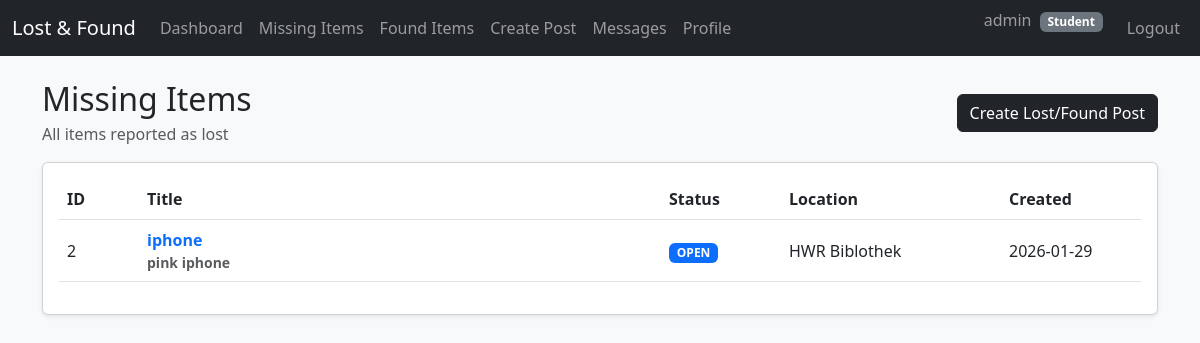
/student/lost (signed in), run on an earlier commit of the app's database.
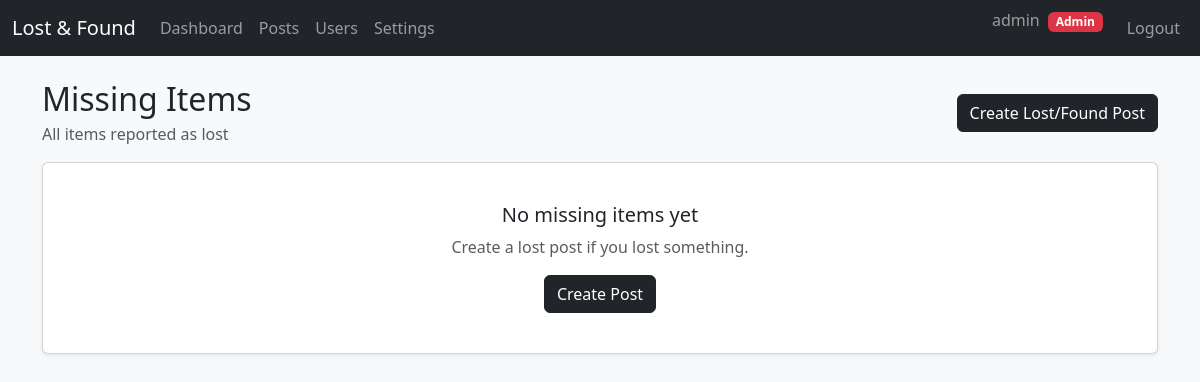
And on a later commit of the database.
### db.py (models this page shows)
class ItemPost(db.Model):
    __tablename__ = "item_posts"
    id = db.Column(db.Integer, primary_key=True)
    post_type = db.Column(db.String(10), nullable=False)
    title = db.Column(db.String(200), nullable=False)
    description = db.Column(db.Text, nullable=False)
    location = db.Column(db.String(200))
    status = db.Column(db.String(20), default="open")
    created_by = db.Column(db.Integer, db.ForeignKey("users.id"), nullable=False)
    created_at = db.Column(db.DateTime, default=datetime.utcnow)
    creator = db.relationship("User", backref="posts")

### app.py (the view)
@app.route("/student/lost")
@login_required
def student_lost():
    posts = ItemPost.query.filter_by(post_type="lost").order_by(ItemPost.created_at.desc()).all()
    return render_template("student/lost.html", posts=posts)

### app.py (called while the page is built)
def login_required(f):
    from functools import wraps
    @wraps(f)
    def wrapper(*args, **kwargs):
        if "user_id" not in session:
            return redirect(url_for("login"))
        return f(*args, **kwargs)
    return wrapper

### templates/student/lost.html (shortened to what this page needs)
{% extends 'base.html' %}
{% block content %}
<div class="d-flex justify-content-between align-items-center mb-3">
  <div>
    <h2 class="mb-1">Missing Items</h2>
    <div class="text-muted">All items reported as lost</div>
  </div>
  <a class="btn btn-dark" href="{{ url_for('student_new_post') }}">Create Lost/Found Post</a>
</div>
<div class="card shadow-sm">
  <div class="card-body">
    {% if posts and posts|length > 0 %}
      <div class="table-responsive">
        <table class="table table-hover align-middle">
          <thead>
            <tr>
              <th style="width: 80px;">ID</th>
              <th>Title</th>
              <th style="width: 120px;">Status</th>
              <th style="width: 220px;">Location</th>
              <th style="width: 140px;">Created</th>
            </tr>
          </thead>
          <tbody>
            {% for post in posts %}
              <tr>
                <td>{{ post.id }}</td>
                <td class="fw-semibold">
                  <a class="text-decoration-none"
                     href="{{ url_for('student_post_detail', post_id=post.id) }}">
                    {{ post.title }}
                  </a>
                  <div class="text-muted small">
                    {{ post.description[:80] }}{% if post.description and post.description|length > 80 %}...{% endif %}
                  </div>
                </td>
                <td>
                  {% if post.status == "open" %}
                    <span class="badge text-bg-primary">OPEN</span>
                  {% elif post.status == "claimed" %}
                    <span class="badge text-bg-info">CLAIMED</span>
                  {% else %}
                    <span class="badge text-bg-secondary">CLOSED</span>
                  {% endif %}
                </td>
                <td>{{ post.location or "-" }}</td>
                <td>{{ post.created_at.strftime("%Y-%m-%d") }}</td>
              </tr>
            {% endfor %}
          </tbody>
        </table>
      </div>
    {% else %}
      <div class="text-center py-4">
        <h5 class="mb-2">No missing items yet</h5>
        <p class="text-muted mb-3">Create a lost post if you lost something.</p>
        <a class="btn btn-dark" href="{{ url_for('student_new_post') }}">Create Post</a>
      </div>
    {% endif %}
  </div>
</div>
{% endblock %}

### templates/base.html (shortened to what this page needs)
<!doctype html>
<html lang="de">
<head>
  <link href="https://cdn.jsdelivr.net/npm/bootstrap@5.3.0/dist/css/bootstrap.min.css" rel="stylesheet">
</head>
<body class="bg-light">
<nav class="navbar navbar-expand-lg navbar-dark bg-dark">
  <div class="container-fluid">
    <a class="navbar-brand" href="{{ url_for('index') }}">Lost &amp; Found</a>
    <div class="collapse navbar-collapse" id="nav">
      <ul class="navbar-nav me-auto">
        {% if session.get('user_id') and session.get('is_admin') %}
          <li class="nav-item"><a class="nav-link" href="{{ url_for('admin_dashboard') }}">Dashboard</a></li>
          <li class="nav-item"><a class="nav-link" href="{{ url_for('admin_posts') }}">Posts</a></li>
          <li class="nav-item"><a class="nav-link" href="{{ url_for('admin_users') }}">Users</a></li>
          <li class="nav-item"><a class="nav-link" href="{{ url_for('admin_settings') }}">Settings</a></li>
        {% elif session.get('user_id') %}
          <li class="nav-item"><a class="nav-link" href="{{ url_for('student_dashboard') }}">Dashboard</a></li>
          <li class="nav-item"><a class="nav-link" href="{{ url_for('student_lost') }}">Missing Items</a></li>
          <li class="nav-item"><a class="nav-link" href="{{ url_for('student_found') }}">Found Items</a></li>
          <li class="nav-item"><a class="nav-link" href="{{ url_for('student_new_post') }}">Create Post</a></li>
          <li class="nav-item"><a class="nav-link" href="{{ url_for('student_messages') }}">Messages</a></li>
          <li class="nav-item"><a class="nav-link" href="{{ url_for('student_profile') }}">Profile</a></li>
        {% endif %}
      </ul>
      <ul class="navbar-nav ms-auto">
        {% if session.get('user_id') %}
          <li class="nav-item">
            <span class="navbar-text me-3">
              {{ session.get('username') }}
              {% if session.get('is_admin') %}
                <span class="badge text-bg-danger ms-1">Admin</span>
              {% else %}
                <span class="badge text-bg-secondary ms-1">Student</span>
              {% endif %}
            </span>
          </li>
          <li class="nav-item"><a class="nav-link" href="{{ url_for('logout') }}">Logout</a></li>
        {% else %}
          <li class="nav-item"><a class="nav-link" href="{{ url_for('login') }}">Login</a></li>
          <li class="nav-item"><a class="nav-link" href="{{ url_for('register') }}">Register</a></li>
          <li class="nav-item"><a class="nav-link" href="{{ url_for('admin_login') }}">Admin</a></li>
        {% endif %}
      </ul>
    </div>
  </div>
</nav>
<div class="container mt-4">
  {% block content %}{% endblock %}
</div>
</body>
</html>

What changed in the data, as far as the page shows it:
removed ItemPost: id "2", title "iphone", description "pink iphone", status "OPEN", location "HWR Biblothek", created_at "2026-01-29"
Also different on the page:
text no longer shown: "Missing Items Found Items Messages Profile Student ID Title Status Location Created"
text now shown: "Posts Users Settings Admin No missing items yet Create a lost post if you lost something."
